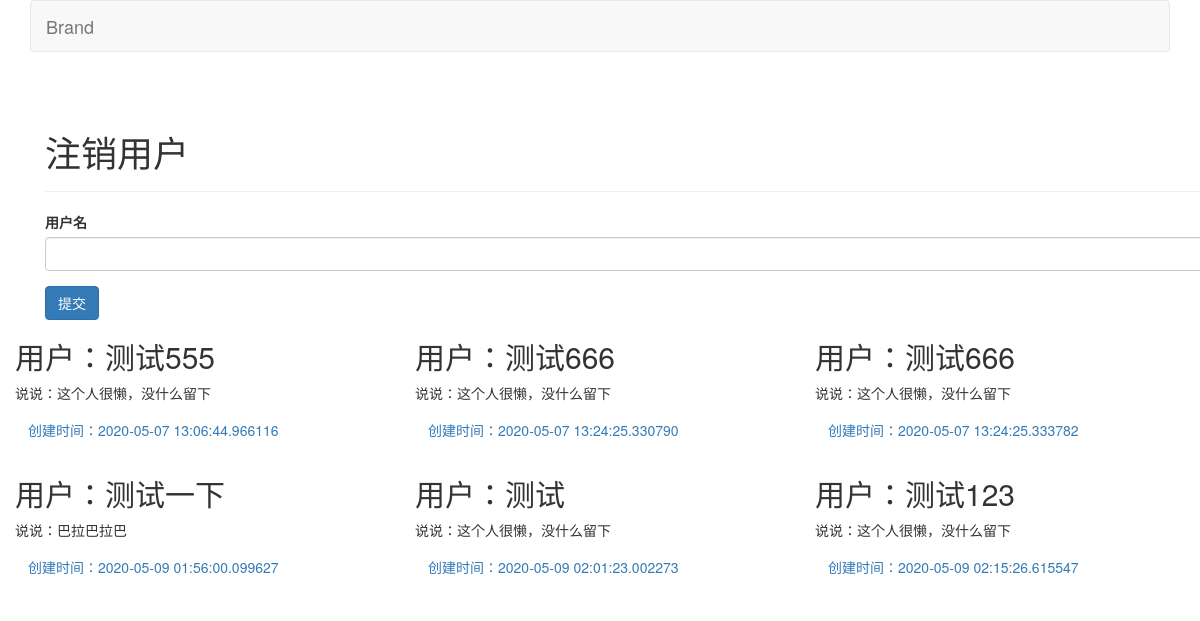
Page /admin/user_manage (signed in) on the committed database.
### My_flask/models.py (models this page shows, shortened)
class Admin(db.Model,UserMixin):
    id = db.Column(db.Integer,primary_key=True)
    username = db.Column(db.String)
    password = db.Column(db.String)
    recomment = db.Column(db.Text,default='这个人很懒，没什么留下')
    timestamp = db.Column(db.DateTime, default=datetime.utcnow, index=True)
    video = db.relationship('Video',back_populates='admin',cascade='all,delete-orphan')
    comment = db.relationship('Comment', back_populates='admin', cascade='all,delete-orphan')
    avatar_s = db.Column(db.String(64))
    avatar_m = db.Column(db.String(64))
    avatar_l = db.Column(db.String(64))

### My_flask/blueprints/admin.py (the view, shortened to what this page needs)
@admin_bp.route('/user_manage',methods=['GET','POST'])
@login_required
def usermanage():
    form = DeleteForm()
    users = Admin.query.all()
    return render_template('admin/usermanage.html',users=users,form=form)

### My_flask/forms.py
class DeleteForm(FlaskForm):
    username = StringField('用户名', validators=[DataRequired(), Length(1, 8)])
    submit = SubmitField('提交')

### My_flask/extensions.py (called while the page is built)
@login_manager.user_loader
def load_user(user_id):
    from My_flask.models import  Admin
    user = Admin.query.get(int(user_id))
    return user

### My_flask/templates/admin/usermanage.html (shortened to what this page needs)
{%from 'bootstrap/form.html' import render_form%}
<!DOCTYPE html>
<html>
<head>
	<link rel="stylesheet" href="https://cdn.staticfile.org/twitter-bootstrap/3.3.7/css/bootstrap.min.css">
</head>
<body>
<div class="container">
	<div class="row clearfix">
		<div class="col-md-12 column">
			<nav class="navbar navbar-default" role="navigation">
				<div class="navbar-header">
					 <a class="navbar-brand" href="{{ url_for('admin.index') }}">Brand</a>
				</div>
			</nav>
            <div class="container h-100">
    <div class="container h-100">
        <div class="row h-100 page-header justify-content-center align-items-center">
            <h1>注销用户</h1>
        </div>
        <div class="row h-100 justify-content-center align-items-center">
            {{ render_form(form, extra_classes='col-6') }}
        </div>
    </div>
		</div>
	</div>
    {% if users %}
	<div class="row clearfix">
        {% for admin in users %}
		<div class="col-md-4 column">
			<h2>
                用户：{{ admin.username }}
			</h2>
			<p>
				说说：{{ admin.recomment }}
			</p>
			<p>
				 <a class="btn" >创建时间：{{ admin.timestamp }}</a>
			</p>
		</div>
        {% endfor %}
	</div>
    {% endif %}
</div>
</body>
</html>

### rows in the picture
Admin: username "测试555", recomment "这个人很懒，没什么留下", timestamp "2020-05-07 13:06:44.966116"
Admin: username "测试666", recomment "这个人很懒，没什么留下", timestamp "2020-05-07 13:24:25.330790"
Admin: username "测试666", recomment "这个人很懒，没什么留下", timestamp "2020-05-07 13:24:25.333782"
Admin: username "测试一下", recomment "巴拉巴拉巴", timestamp "2020-05-09 01:56:00.099627"
Admin: username "测试", recomment "这个人很懒，没什么留下", timestamp "2020-05-09 02:01:23.002273"
Admin: username "测试123", recomment "这个人很懒，没什么留下", timestamp "2020-05-09 02:15:26.615547"
